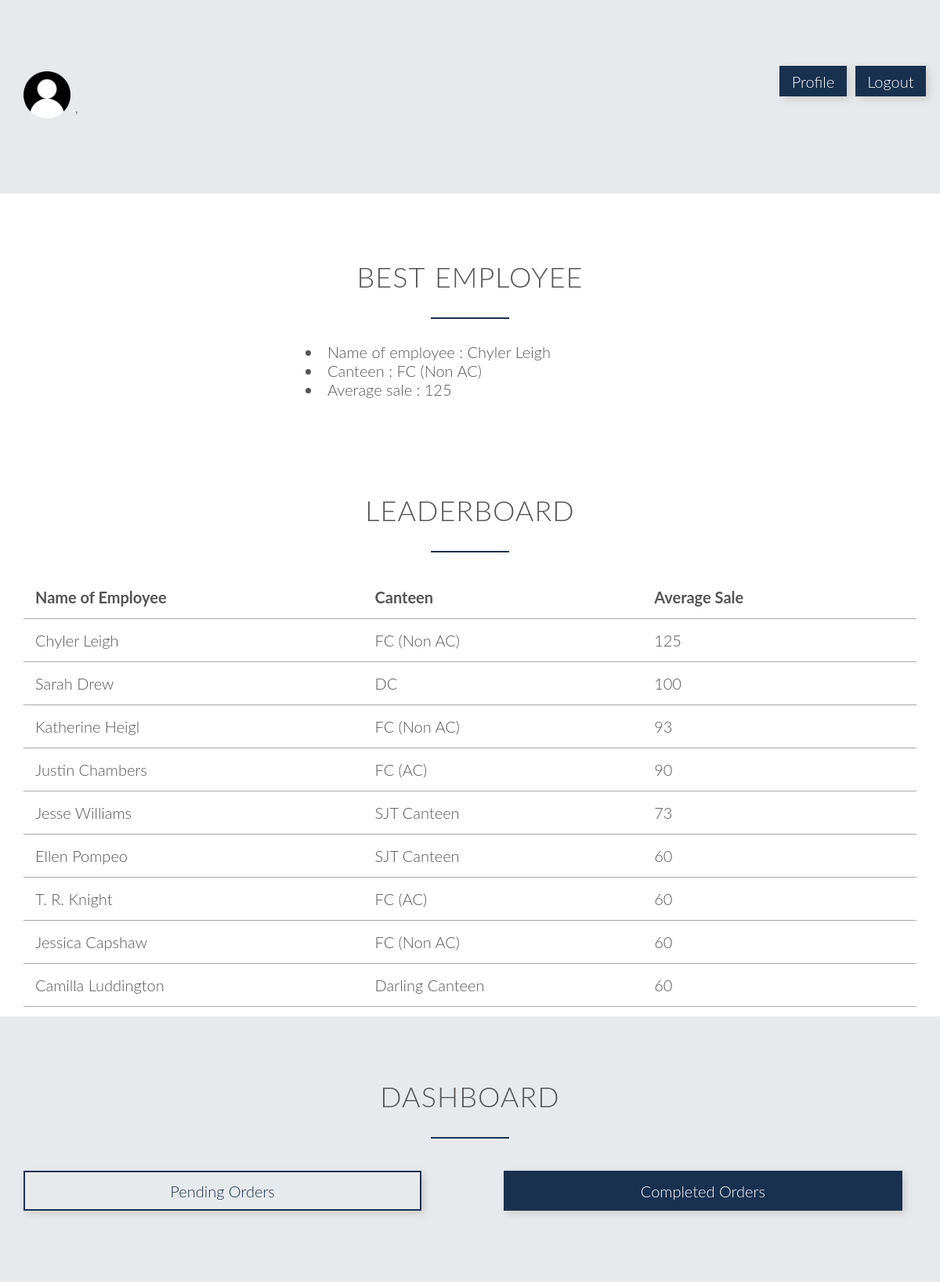
The page /emphome.php (signed in) on the database its author committed.
### tables this page shows
CREATE TABLE `employee` (
  `eid` int(11) NOT NULL,
  `name` varchar(25) DEFAULT NULL,
  `join_date` date DEFAULT NULL,
  `streetname` varchar(15) DEFAULT NULL,
  `city` varchar(10) DEFAULT NULL,
  `phone` decimal(30,0) DEFAULT NULL,
  `cid` int(11) DEFAULT NULL
);

CREATE TABLE `canteen` (
  `cid` int(11) NOT NULL,
  `name` varchar(25) DEFAULT NULL,
  `location` varchar(10) DEFAULT NULL
);

### emphome.php (the view, shortened to what this page needs)
<!DOCTYPE html>
<?php
    include('sessionemp.php');
    $uname = $_SESSION['login_user'];
    $sql = "SELECT * from employee where eid='$uname'";
    $result = mysqli_query($db,$sql);
    $row = mysqli_fetch_array($result,MYSQLI_ASSOC);
?>
<html>
    <head>
        <link rel="stylesheet" type="text/css" href="css/style.css">
        <link rel="stylesheet" type="text/css" href="css/grid.css">
    </head>
    <body>
        <section class="section-plans">
            <div class="row">
                <div class="col span-10-of-12">
                    <?php
                        $cid = $row['cid'];
                        $canteen = "SELECT * from canteen where cid='$cid'";
                        $res = mysqli_query($db,$canteen);
                        $cantrow = mysqli_fetch_array($res,MYSQLI_ASSOC);
                    ?>
                    <img src="images/person.png" style="border-radius: 20%; width: 5vw;">
                    <div style="display: inline-block; vertical-align: super"><?php echo $row['name']?><br>
                        <?php
                            $cant=$cantrow['name'];
                            $loc=$cantrow['location'];
                            echo "$cant, $loc"
                        ?></div>
                </div>
                <div class="col span-1-of-12"><a style="text-decoration: none; background-color: #18314f; padding: 10% 20%; color: white; vertical-align: text-bottom; margin-top: 20%; margin-bottom: 20%; box-shadow: 4px 4px 10px rgba(72, 39, 10, 0.15)" href="empprof.php">Profile</a></div>
                <div class="col span-1-of-12"><a style="text-decoration: none; background-color: #18314f; padding: 10% 20%; color: white; vertical-align: text-bottom; margin-top: 20%; margin-bottom: 20%; box-shadow: 4px 4px 10px rgba(72, 39, 10, 0.15)" href="index.php">Logout</a></div>
            </div>
        </section>
        <section class="section-cant" id="cities">
            <div class="row">
            <br><br><br>
                <h2>Best Employee</h2>
            </div>
            <div class="row">
                <div class="row">
                    <?php
                        $q = "select max(jo) from (select eid, sum(cost)/count(eid) as jo from ord where status = 'Completed' group by eid) as t";
                        $m = mysqli_query($db,$q);
                        $cost = mysqli_fetch_array($m, MYSQLI_ASSOC);
                        $qb = "select eid, sum(cost)/count(eid) as jo from ord where status = 'Completed' group by eid";
                        $mb = mysqli_query($db,$qb);
                        while($item = mysqli_fetch_array($mb, MYSQLI_ASSOC)){
                            if ($cost['max(jo)']==$item['jo']){
                                $eid = $item['eid'];
                                $name = "select * from employee where eid='$eid'";
                                $r = mysqli_query($db,$name);
                                $nm = mysqli_fetch_array($r,MYSQLI_ASSOC);
                                $cid = $nm['cid'];
                                $c = "select name from canteen where cid=".$cid."";
                                $s = mysqli_query($db,$c);
                                $cant = mysqli_fetch_array($s, MYSQLI_ASSOC);
                                echo "<li style=\"margin-left:30vw;\">Name of employee : ".$nm['name']."</li><li style=\"margin-left:30vw;\"> Canteen : ".$cant['name']."</li><li style=\"margin-left:30vw;\"> Average sale : ".round($cost['max(jo)'])."</li><br><br>";
                            }
                        }
                    ?>
                </div>
            </div>
            <div class="row">
            <br><br><br>
                <h2>Leaderboard</h2>
            </div>
            <div class="row">
                <div class="row">
                    <table>
                        <tr>
                            <td width=15><strong>Name of Employee</strong></td>
                            <td width=15><strong>Canteen</strong></td>
                            <td width=15><strong>Average Sale</strong></td>
                        </tr>
                    <?php
                        $qb = "select * from (select eid, sum(cost)/count(eid) as jo from ord where status = 'Completed' group by eid) as t order by jo desc";
                        $mb = mysqli_query($db,$qb);
                        while($item = mysqli_fetch_array($mb, MYSQLI_ASSOC)){
                            $eid = $item['eid'];
                            $name = "select * from employee where eid='$eid'";
                            $r = mysqli_query($db,$name);
                            $nm = mysqli_fetch_array($r,MYSQLI_ASSOC);
                            $cid = $nm['cid'];
                            $c = "select name from canteen where cid=".$cid."";
                            $s = mysqli_query($db,$c);
                            $cant = mysqli_fetch_array($s, MYSQLI_ASSOC);
                            echo "<tr><td>".$nm['name']."</td><td>".$cant['name']."</td><td>".round($item['jo'])."</td></tr>";
                        }
                    ?>
                    </table>
                </div>
            </div>
        </section>
        <section class="section-plans">
            <div class="row">
                <h2>DASHBOARD</h2>
            </div>
            <div class="row">
                <a style="text-decoration: none; color:#18314f;" href="emordstat.php">
                    <div class="col span-5-of-11" style="box-shadow: 4px 4px 10px rgba(72, 39, 10, 0.15); text-align: center; padding: 1%;border: 2px solid #18314f;">
                        Pending Orders
                    </div>
                </a>
                <div class="col">&nbsp;&nbsp;&nbsp;&nbsp;&nbsp;&nbsp;&nbsp;&nbsp;&nbsp;&nbsp;&nbsp;&nbsp;&nbsp;&nbsp;&nbsp;&nbsp;</div>
                <a style="text-decoration: none; color: white;" href="emordview.php">
                    <div class="col span-5-of-11" style="box-shadow: 4px 4px 10px rgba(72, 39, 10, 0.15); text-align: center; padding: 1%;border: 2px solid #18314f;background-color: #18314f;">
                        Completed Orders
                    </div>
                </a>
            </div>
        </section>
   </body>
</html>

### css/style.css (style rules this page uses)
* { margin:0; padding: 0; -webkit-box-sizing: border-box; box-sizing: border-box; }
html, body { background-color: #fff; color: #555; font-family: 'Lato','Arial', sans-serif; font-weight: 300; font-size: 20px; text-rendering: optimizeLegibility; overflow-x: hidden; }
.row { max-width: 1140px; margin: 0 auto; }
section { padding: 80px 0px; }
h1, h2, h3 { font-weight: 300; text-transform: uppercase; }
h2 { font-size: 180%; word-spacing: 2px; text-align: center; margin-bottom: 30px; letter-spacing: 1px; }
h2:after { display: block; height: 2px; background-color: #18314f; content: " "; width: 100px; margin: 0 auto; margin-top: 30px; }
table { border:none; width: 100%; border-collapse: collapse; }
th, td { padding: 15px; text-align: left; vertical-align: middle; border: none; border-bottom: 1px solid #aaaaaa; }
.section-cant { padding: 1%; }
.section-plans { background-color: rgba(24, 49, 79, 0.1); }

### css/grid.css (style rules this page uses)
.row { zoom: 1; }
.row:before, .row:after { content:""; display:table; }
.row:after { clear:both; }
.col { display: block; float:left; margin: 1% 0 1% 1.6%; }
.col:first-child { margin-left: 0; }
.span-5-of-11 { width: 44.58%; }
.span-10-of-12 { width: 83.06%; }
.span-1-of-12 { width: 6.86%; }

### rows shown on the page
employee: name "Chyler Leigh"
canteen: name "FC (Non AC)"
employee: name "Sarah Drew"
canteen: name "DC"
employee: name "Katherine Heigl"
employee: name "Justin Chambers"
canteen: name "FC (AC)"
employee: name "Jesse Williams"
canteen: name "SJT Canteen"
employee: name "Ellen Pompeo"
employee: name "T. R. Knight"
employee: name "Jessica Capshaw"
employee: name "Camilla Luddington"
canteen: name "Darling Canteen"

### other values the page prints
$cost['max(jo)'] "125"
$item['jo'] "125"
$item['jo'] "100"
$item['jo'] "93"
$item['jo'] "90"
$item['jo'] "73"
$item['jo'] "60"
